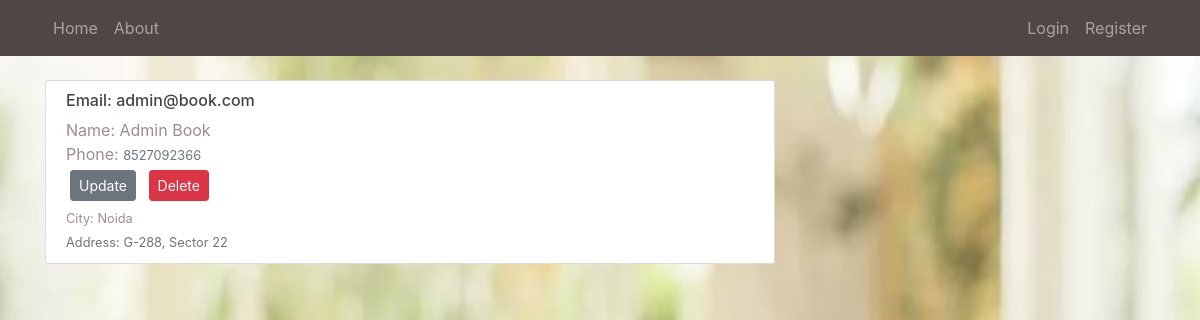
The page /contact_id/6 on the database its author committed.
### contactbook/models.py (models this page shows, shortened)
class Contact(db.Model):
    id = db.Column(db.Integer, primary_key=True)
    name = db.Column(db.String, nullable=False)
    phone = db.Column(db.Integer, nullable=False)
    email = db.Column(db.String(20), nullable=False)
    city = db.Column(db.String, nullable=False)
    address = db.Column(db.String, nullable=False)
    user_id = db.Column(db.Integer, db.ForeignKey('user.id'), nullable=False)

### contactbook/routes.py (the view)
@app.route('/contact_id/<contact_id>')
def contact(contact_id):
    contact = Contact.query.get_or_404(int(contact_id))
    return render_template('contact.html', contact=contact)

### contactbook/templates/contact.html (shortened to what this page needs)
{% extends 'layout.html' %}
{% block content %}
    <article class="media content-section">
        <div class="media-body">
            <div class="article-metadata">
                <h6>Email: <a>{{ contact.email }}</a></h6>
                <span>Name: </span>
                <a class="mr-2">{{ contact.name }}</a><br>
                <span>Phone: </span>
                <small class="text-muted">{{ contact.phone}}</small>
                <div>
                    <a href="{{ url_for('update_contact', contact_id=contact.id) }}" class="btn btn-secondary btn-sm m-1">Update</a>
                    <button type="button" class="btn btn-danger btn-sm m-1" data-toggle="modal" data-target="#deleteModal">Delete</button>
                </div>
            </div>
            <small>City: {{ contact.city }}</small> <br>
            <small class="text-muted">Address: {{ contact.address }}</small>
        </div>
    </article>
    {% endblock content %}

### contactbook/static/main.css (style rules this page uses)
body { background: #fafafa; color: #9e8c8c; margin-top: 5rem; background-image: url('background.jpg'); background-repeat: no-repeat; background-attachment: fixed; background-size: 100% 100%; }
h1, h2, h3, h4, h5, h6 { color: #444444; }
.content-section { background: #ffffff; padding: 10px 20px; border: 1px solid #dddddd; border-radius: 3px; margin-bottom: 20px; }

### rows shown on the page
Contact: email "admin@book.com", name "Admin Book", phone "8527092366", city "Noida", address "G-288, Sector 22"
